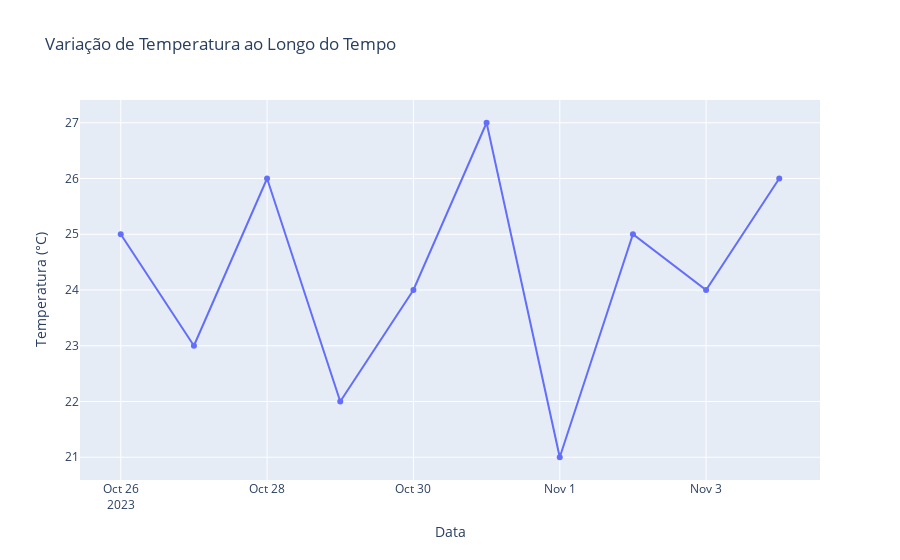

The notebook cell saved with this chart:
### Code cell
# Adiciona marcadores nos pontos de temperatura da linha
fig_temp.update_traces(mode="lines+markers")
fig_temp.show()

### Figure 1 — Plotly figure (JSON) as saved in the notebook; plotly's stock layout.template omitted (floating-point values rounded to 4 significant figures)
{"data": [{"customdata": [[70, 15, "Sunny"], [75, 10, "Cloudy"], [65, 20, "Sunny"], [80, 5, "Rainy"], [72, 12, "Partly Cloudy"], [68, 18, "Sunny"], [85, 8, "Rainy"], [70, 16, "Sunny"], [73, 14, "Cloudy"], [67, 22, "Sunny"]], "hovertemplate": "Data=%{x}<br>Temperatura (°C)=%{y}<br>Humidity_percent=%{customdata[0]}<br>Wind_speed_kmh=%{customdata[1]}<br>Condition=%{customdata[2]}<extra></extra>", "legendgroup": "", "line": {"color": "#636efa", "dash": "solid"}, "marker": {"symbol": "circle"}, "mode": "lines+markers", "name": "", "orientation": "v", "showlegend": false, "type": "scatter", "x": ["2023-10-26T00:00:00.000000000", "2023-10-27T00:00:00.000000000", "2023-10-28T00:00:00.000000000", "2023-10-29T00:00:00.000000000", "2023-10-30T00:00:00.000000000", "2023-10-31T00:00:00.000000000", "2023-11-01T00:00:00.000000000", "2023-11-02T00:00:00.000000000", "2023-11-03T00:00:00.000000000", "2023-11-04T00:00:00.000000000"], "xaxis": "x", "y": [25, 23, 26, 22, 24, 27, 21, 25, 24, 26], "yaxis": "y"}], "layout": {"legend": {"tracegroupgap": 0}, "title": {"text": "Variação de Temperatura ao Longo do Tempo"}, "xaxis": {"anchor": "y", "domain": [0, 1], "title": {"text": "Data"}}, "yaxis": {"anchor": "x", "domain": [0, 1], "title": {"text": "Temperatura (°C)"}}}}
